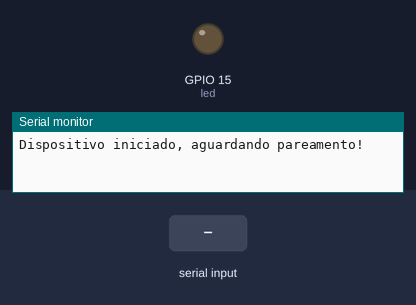
This sketch was run on a simulated ESP32. Parts: output pins drawn as LEDs (lit = HIGH), the last lines printed to the serial monitor. The test bench sets the inputs (shaded band). Nothing arrives over Bluetooth unless stated.

Above: at 1.2 s.
1.3 s: "1" received over the second serial link
At 1.6 s:
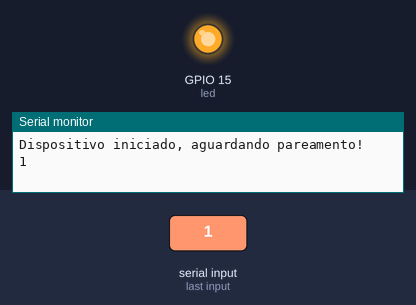
2.8 s: "0" received over the second serial link
At 3.1 s:
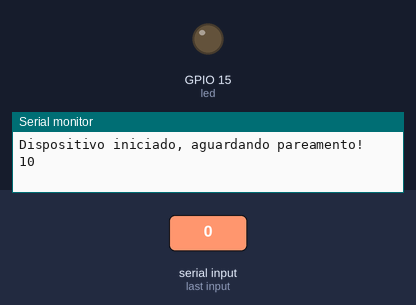
Timing chart, 0 to 5.8 s (numbered marks = the images above; inputs shaded):
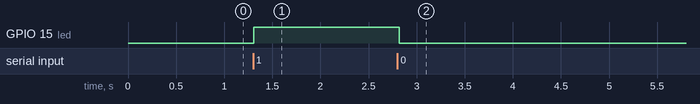

The sketch:

programa_esp32.ino
```cpp
#include "BluetoothSerial.h"

#if !defined(CONFIG_BT_ENABLED) || !defined(CONFIG_BLUEDROID_ENABLED)
#error Bluetooth is not enabled! Please run `make menuconfig` to and enable it
#endif

//Declaro o bluetooth para trabalhar como serial (pode transferir arquivos ou dados seriais, trabalha com streamings)
BluetoothSerial SerialBT;

int led = 15; //pino do led
char comando; //guarda os comandos vindos do app

void setup() {
  pinMode(led, OUTPUT); //configuro o led para acender

  Serial.begin(115200); //configuração da serial para testes no monitor
  SerialBT.begin("ESP32_LED"); //Nome do Bluetooth
  Serial.println("Dispositivo iniciado, aguardando pareamento!");
}

void loop() {

  //Se o Bluetooth estiver disponível...
  if (SerialBT.available()) {

    //Guardo o comando vindo do app
    comando = SerialBT.read();

    Serial.write(comando); //Para visualizar os comandos recebidos no monitor

    //Se recebu 1, ligo o led
    if (comando == '1'){
      digitalWrite(led,HIGH);
    }

    //Se recebeu 0, desligo o led
    if (comando == '0'){
      digitalWrite(led,LOW);
    }
  }

  //Pequeno delay para dar tempo para o processador trabalhar...
  delay(20);

}
```

Measured:
- after the input at 1.3 s, GPIO 15 (led): LOW → HIGH at once
- after the input at 2.8 s, GPIO 15 (led): HIGH → LOW at once
